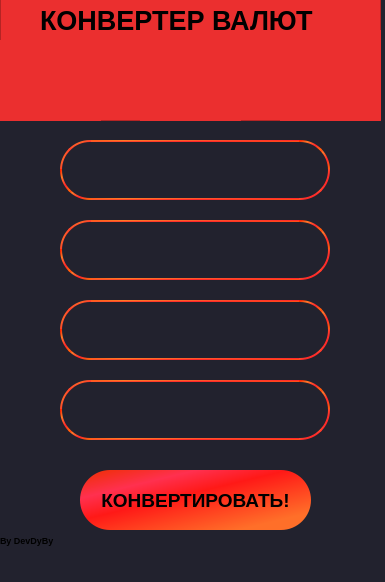
<?xml version="1.0" encoding="UTF-8"?>
<ui version="4.0">
 <class>MainWindow</class>
 <widget class="QMainWindow" name="MainWindow">
  <property name="geometry">
   <rect>
    <x>0</x>
    <y>0</y>
    <width>385</width>
    <height>582</height>
   </rect>
  </property>
  <property name="windowTitle">
   <string>Currency Converter</string>
  </property>
  <property name="windowIcon">
   <iconset>
    <normaloff>yen-currency-exchange-icon.png</normaloff>yen-currency-exchange-icon.png</iconset>
  </property>
  <property name="styleSheet">
   <string notr="true">background-color: #22222e
</string>
  </property>
  <widget class="QWidget" name="centralwidget">
   <widget class="QFrame" name="frame">
    <property name="geometry">
     <rect>
      <x>0</x>
      <y>-10</y>
      <width>381</width>
      <height>131</height>
     </rect>
    </property>
    <property name="styleSheet">
     <string notr="true">background-color: rgb(235, 47, 47)</string>
    </property>
    <property name="frameShape">
     <enum>QFrame::StyledPanel</enum>
    </property>
    <property name="frameShadow">
     <enum>QFrame::Raised</enum>
    </property>
    <widget class="QLabel" name="label">
     <property name="geometry">
      <rect>
       <x>40</x>
       <y>10</y>
       <width>281</width>
       <height>41</height>
      </rect>
     </property>
     <property name="font">
      <font>
       <pointsize>20</pointsize>
       <weight>75</weight>
       <bold>true</bold>
      </font>
     </property>
     <property name="text">
      <string>КОНВЕРТЕР ВАЛЮТ</string>
     </property>
    </widget>
    <widget class="QLabel" name="label_2">
     <property name="geometry">
      <rect>
       <x>280</x>
       <y>40</y>
       <width>191</width>
       <height>131</height>
      </rect>
     </property>
     <property name="text">
      <string/>
     </property>
     <property name="pixmap">
      <pixmap>../../Downloads/astronomy_earth_galaxy_planet_space_system_universe_icon_156881 (1).png</pixmap>
     </property>
    </widget>
    <widget class="QLabel" name="label_3">
     <property name="geometry">
      <rect>
       <x>-30</x>
       <y>50</y>
       <width>131</width>
       <height>101</height>
      </rect>
     </property>
     <property name="text">
      <string/>
     </property>
     <property name="pixmap">
      <pixmap>../../Downloads/astronomy_moon_galaxy_planet_space_system_universe_icon_156880.png</pixmap>
     </property>
    </widget>
    <widget class="QLabel" name="label_4">
     <property name="geometry">
      <rect>
       <x>140</x>
       <y>40</y>
       <width>101</width>
       <height>91</height>
      </rect>
     </property>
     <property name="styleSheet">
      <string notr="true"/>
     </property>
     <property name="text">
      <string/>
     </property>
     <property name="pixmap">
      <pixmap>currency-exchange_88297 (2).png</pixmap>
     </property>
    </widget>
   </widget>
   <widget class="QLineEdit" name="currency">
    <property name="geometry">
     <rect>
      <x>60</x>
      <y>140</y>
      <width>270</width>
      <height>60</height>
     </rect>
    </property>
    <property name="font">
     <font>
      <pointsize>14</pointsize>
      <weight>75</weight>
      <bold>true</bold>
     </font>
    </property>
    <property name="styleSheet">
     <string notr="true">border: 2px solid qlineargradient(spread:pad, x1:0, y1:0, x2:1, y2:1, stop:0 rgba(255, 39, 0, 255), stop:0.204545 rgba(255, 122, 39, 255), stop:0.630682 rgba(255, 39, 43, 255), stop:1 rgba(255, 99, 9, 255));
border-radius: 30;
color: white;</string>
    </property>
    <property name="text">
     <string/>
    </property>
    <property name="alignment">
     <set>Qt::AlignCenter</set>
    </property>
   </widget>
   <widget class="QLineEdit" name="amout">
    <property name="geometry">
     <rect>
      <x>60</x>
      <y>220</y>
      <width>270</width>
      <height>60</height>
     </rect>
    </property>
    <property name="font">
     <font>
      <pointsize>14</pointsize>
      <weight>75</weight>
      <bold>true</bold>
     </font>
    </property>
    <property name="styleSheet">
     <string notr="true">border: 2px solid qlineargradient(spread:pad, x1:0, y1:0, x2:1, y2:1, stop:0 rgba(255, 39, 0, 255), stop:0.204545 rgba(255, 122, 39, 255), stop:0.630682 rgba(255, 39, 43, 255), stop:1 rgba(255, 99, 9, 255));
border-radius: 30;
color: white;</string>
    </property>
    <property name="text">
     <string/>
    </property>
    <property name="alignment">
     <set>Qt::AlignCenter</set>
    </property>
   </widget>
   <widget class="QLineEdit" name="currency1">
    <property name="geometry">
     <rect>
      <x>60</x>
      <y>300</y>
      <width>270</width>
      <height>60</height>
     </rect>
    </property>
    <property name="font">
     <font>
      <pointsize>14</pointsize>
      <weight>75</weight>
      <bold>true</bold>
     </font>
    </property>
    <property name="styleSheet">
     <string notr="true">border: 2px solid qlineargradient(spread:pad, x1:0, y1:0, x2:1, y2:1, stop:0 rgba(255, 39, 0, 255), stop:0.204545 rgba(255, 122, 39, 255), stop:0.630682 rgba(255, 39, 43, 255), stop:1 rgba(255, 99, 9, 255));
border-radius: 30;
color: white;</string>
    </property>
    <property name="text">
     <string/>
    </property>
    <property name="alignment">
     <set>Qt::AlignCenter</set>
    </property>
   </widget>
   <widget class="QLineEdit" name="amout2">
    <property name="geometry">
     <rect>
      <x>60</x>
      <y>380</y>
      <width>270</width>
      <height>60</height>
     </rect>
    </property>
    <property name="font">
     <font>
      <pointsize>14</pointsize>
      <weight>75</weight>
      <bold>true</bold>
     </font>
    </property>
    <property name="styleSheet">
     <string notr="true">border: 2px solid qlineargradient(spread:pad, x1:0, y1:0, x2:1, y2:1, stop:0 rgba(255, 39, 0, 255), stop:0.204545 rgba(255, 122, 39, 255), stop:0.630682 rgba(255, 39, 43, 255), stop:1 rgba(255, 99, 9, 255));
border-radius: 30;
color: white;</string>
    </property>
    <property name="text">
     <string/>
    </property>
    <property name="alignment">
     <set>Qt::AlignCenter</set>
    </property>
   </widget>
   <widget class="QPushButton" name="pushButton">
    <property name="geometry">
     <rect>
      <x>80</x>
      <y>470</y>
      <width>231</width>
      <height>60</height>
     </rect>
    </property>
    <property name="font">
     <font>
      <pointsize>14</pointsize>
      <weight>75</weight>
      <bold>true</bold>
     </font>
    </property>
    <property name="styleSheet">
     <string notr="true"> QPushButton {
     color: black;
     background-color: qlineargradient(spread:pad, x1:0, y1:0, x2:0.846636, y2:0.909, stop:0 rgba(237, 46, 0, 255), stop:0.278409 rgba(255, 48, 79, 255), stop:0.494318 rgba(255, 25, 23, 255), stop:0.965909 rgba(255, 111, 41, 255));      
     border-radius: 30;
}

QPushButton:hover{
    background-color: qlineargradient(spread:pad, x1:0, y1:0, x2:1, y2:1, stop:0 rgba(192, 84, 0, 255), stop:0.323864 rgba(201, 30, 66, 255), stop:0.784091 rgba(255, 57, 59, 255), stop:1 rgba(255, 153, 84, 255));
}

QPushButton:pressed{
    background-color: qlineargradient(spread:pad, x1:0, y1:0,       x2:0.846636, y2:0.909, stop:0 rgba(237, 46, 0, 255), stop:0.278409 rgba(255, 48, 79, 255), stop:0.494318 rgba(255, 25, 23, 255), stop:0.965909 rgba(255, 111, 41, 255));
}
</string>
    </property>
    <property name="text">
     <string>КОНВЕРТИРОВАТЬ!</string>
    </property>
   </widget>
   <widget class="QLabel" name="label_5">
    <property name="geometry">
     <rect>
      <x>0</x>
      <y>530</y>
      <width>61</width>
      <height>21</height>
     </rect>
    </property>
    <property name="font">
     <font>
      <pointsize>7</pointsize>
      <weight>75</weight>
      <bold>true</bold>
     </font>
    </property>
    <property name="text">
     <string>By DevDyBy</string>
    </property>
   </widget>
  </widget>
  <widget class="QMenuBar" name="menubar">
   <property name="geometry">
    <rect>
     <x>0</x>
     <y>0</y>
     <width>385</width>
     <height>21</height>
    </rect>
   </property>
  </widget>
  <widget class="QStatusBar" name="statusbar"/>
 </widget>
 <resources/>
 <connections/>
</ui>
